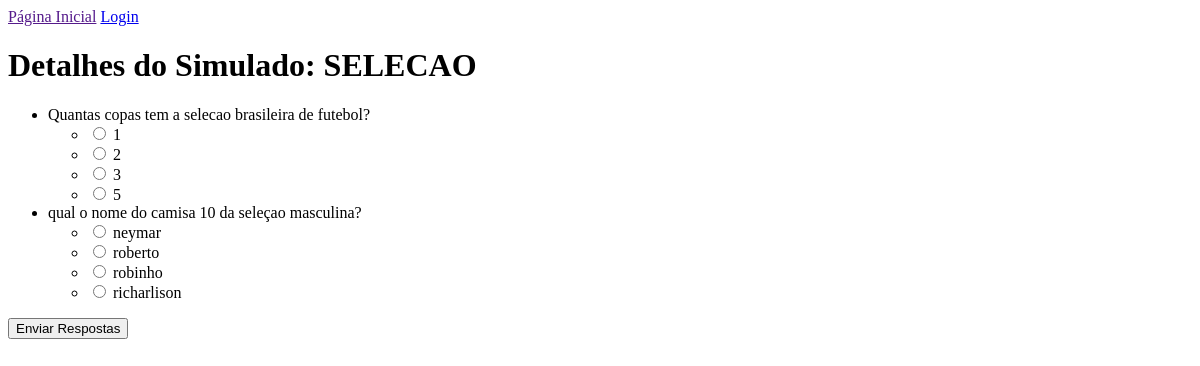
The page /detalhes-simulados/1/ on the database as committed earlier.
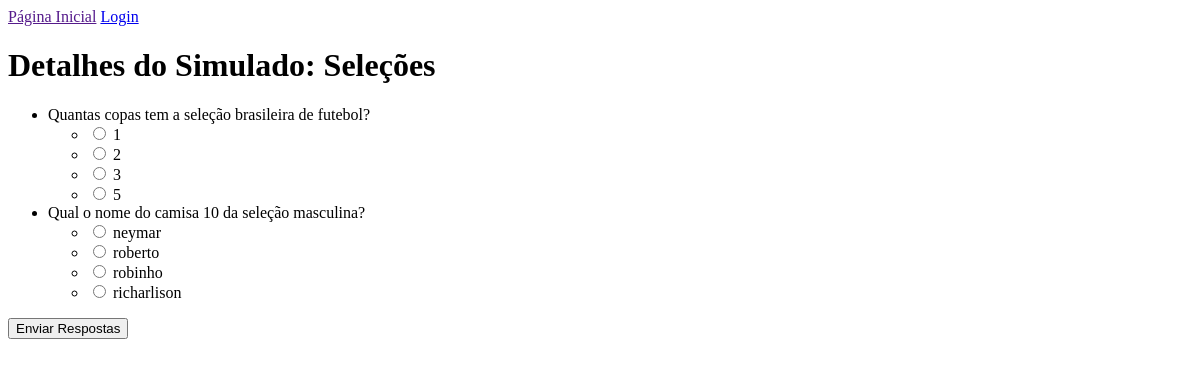
The same page on the database as committed later.
### simulados/models.py (models this page shows, shortened)
class Simulado(models.Model):
    nome = models.CharField(max_length=100)
    questoes = models.ManyToManyField(Questao)
    tema = models.CharField(max_length=50, default='Tema')

class Questao(models.Model):
    texto_questao = models.CharField(max_length=200)
    pontuacao = models.IntegerField(default=1)

### simulados/views.py (the view)
# urls.py: path('detalhes-simulados/<int:simulado_id>/', views.detalhes_simulado, name='detalhes_simulado'),
def detalhes_simulado(request, simulado_id):
    simulado = get_object_or_404(Simulado,pk=simulado_id)
    return render(request, 'detalhes_simulado.html', {'simulado': simulado} )

### simulados/templates/detalhes_simulado.html (shortened to what this page needs)
<!DOCTYPE html>
<html>
<head>
</head>
<body>
    {% include 'navbar.html' %}
    <h1>Detalhes do Simulado: {{ simulado.nome }}</h1>
    <form method="post" action="{% url 'processar_respostas' %}">
        <ul>
            {% for questao in simulado.questoes.all %}
            <li>{{ questao.texto_questao }}</li>
            <ul>
                {% for alternativa in questao.alternativas.all %}
                <li>
                    <input type="radio" name="questao_{{ questao.id }}" value="{{ alternativa.id }}">
                    {{ alternativa.texto_alternativa }}
                </li>
                {% endfor %}
            </ul>
            {% endfor %}
        </ul>
        <input type="submit" value="Enviar Respostas">
    </form>
</body>
</html>

Rows that differ between the two databases and show on the page:
changed Simulado: nome "SELECAO" → "Seleções"
changed Questao: texto_questao "Quantas copas tem a selecao brasileira de futebol?" → "Quantas copas tem a seleção brasileira de futebol?"
changed Questao: texto_questao "qual o nome do camisa 10 da seleçao masculina?" → "Qual o nome do camisa 10 da seleção masculina?"
